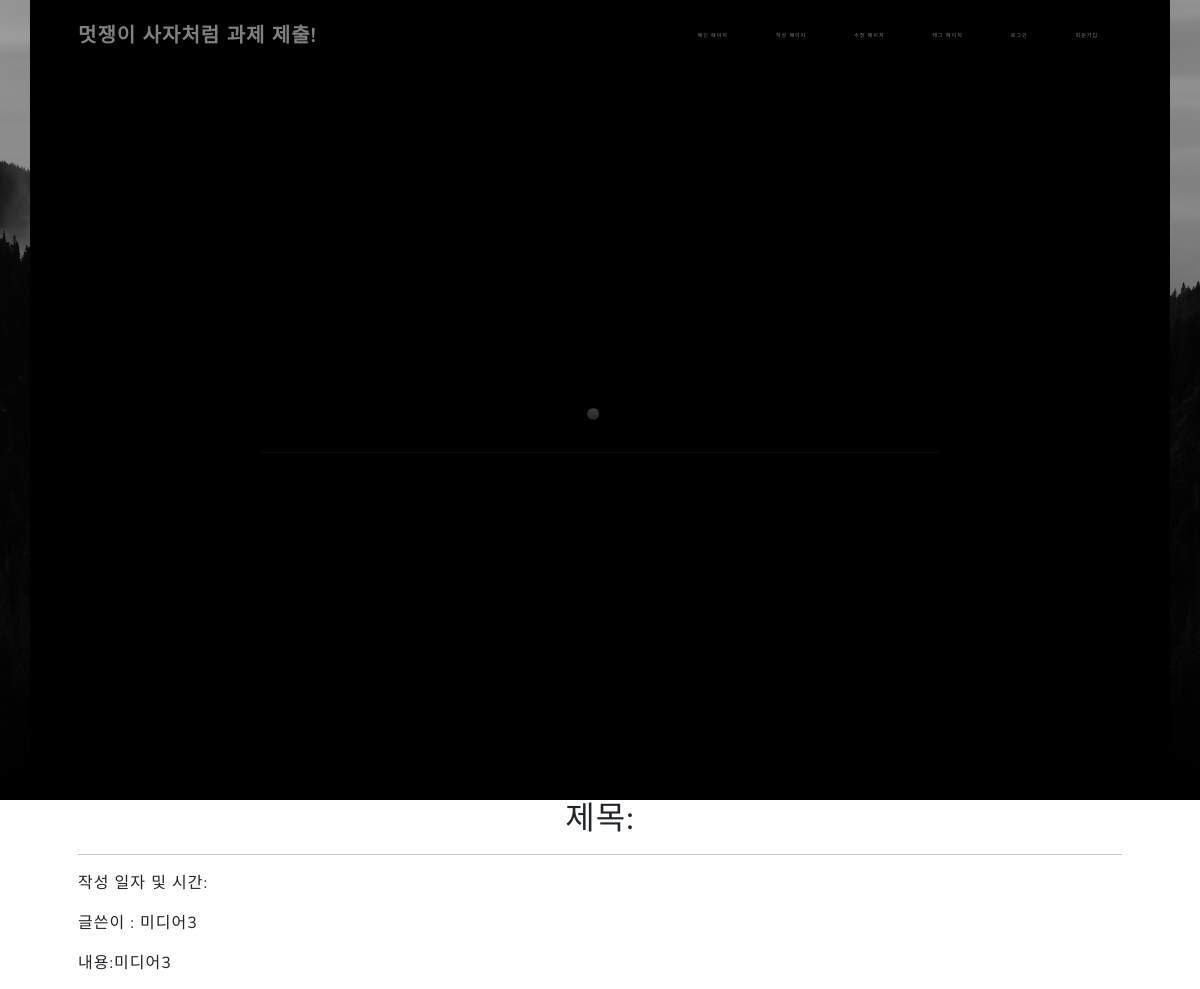
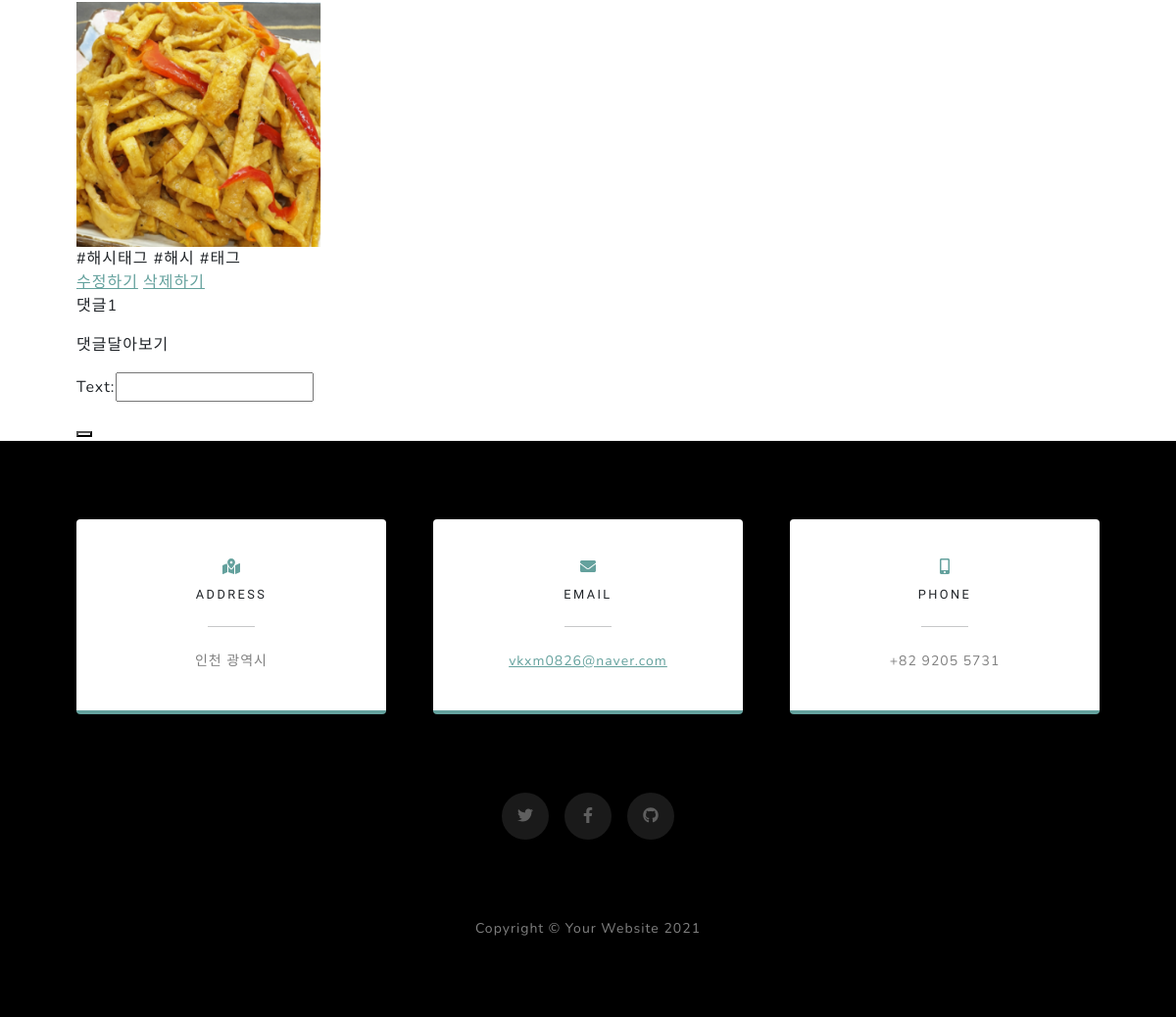
The page /detail/18/ on the database its author committed (2 pictures, top to bottom).
### blog/models.py (models this page shows, shortened)
class Post(models.Model):
    title = models.CharField(max_length=200)
    pub_date = models.DateField('date published')
    writer = models.CharField(null = False, max_length=15, default='닉네임을 입력해주세요.')
    body = models.TextField()
    hashtags = models.ManyToManyField('Hashtag', blank = True)
    image = models.ImageField(upload_to='images/', blank = True)

class Hashtag(models.Model):
    name = models.CharField(max_length=50)

class Comment(models.Model):
    post_id = models.ForeignKey(Post, on_delete=models.CASCADE, related_name='comments')
    text = models.CharField(max_length=50)

### blog/views.py (the view)
# urls.py: path('detail/<str:id>/', blog.views.detail, name='detail'),
def detail(request, id):
    post = get_object_or_404(Post, id=id)
    if request.method == "POST":
        form = CommentForm(request.POST)
        if form.is_valid():
            comment = form.save(commit=False)
            comment.post_id = post
            comment.text = form.cleaned_data['text']
            comment.save()
            return redirect('detail', id)
    else:
        form = CommentForm()
        return render(request, "blog/detail.html", {'post':post, 'form':form})

### blog/forms.py
class CommentForm(forms.ModelForm):
    class Meta:
        model = Comment
        fields = ['text']

### blog/templates/blog/detail.html (shortened to what this page needs)
{% extends 'blog/base.html' %}
{% block content %}
<section class="page-section" id="services">
    <div class="container px-4 px-lg-5">
        <h2 class="text-center mt-0">제목: {{posts.title}}</h2>
        <hr class="divider" />
        <p>작성 일자 및 시간: {{posts.pub_date}}</p>
        <p>글쓴이 : {{post.writer}}</p>
        <p>내용:{{post.body}}</p>
        {% if post.image %}
            <img src ="{{ post.image.url }}" width="250" height="250" alt = "Card image cap">
        {% endif %}
        <br>
        {% for hashtag in post.hashtags.all %}
            <span>{{ hashtag.name }}</span>
        {% endfor %}
        <br>
        <a href="{% url 'edit' post.id %}">수정하기</a>
        <a href="{% url 'delete' post.id %}">삭제하기</a>
        {% for comment in post.comments.all %}
        <p> {{ comment.text }}</p>
        {% endfor %}
        <form method="POST" action="{% url 'detail' post.id %}" enctype="multipart/form-data">
            <p>{{ form.as_table }}</p>
            <button type="submit" value="submit"></button>
    </div>
</section>
{% endblock %}

### rows shown on the page
Post: writer "미디어3", body "미디어3", image (picture)
Hashtag: name "#해시태그"
Hashtag: name "#해시"
Hashtag: name "#태그"
Comment: text "댓글1"
Comment: text "댓글달아보기"
